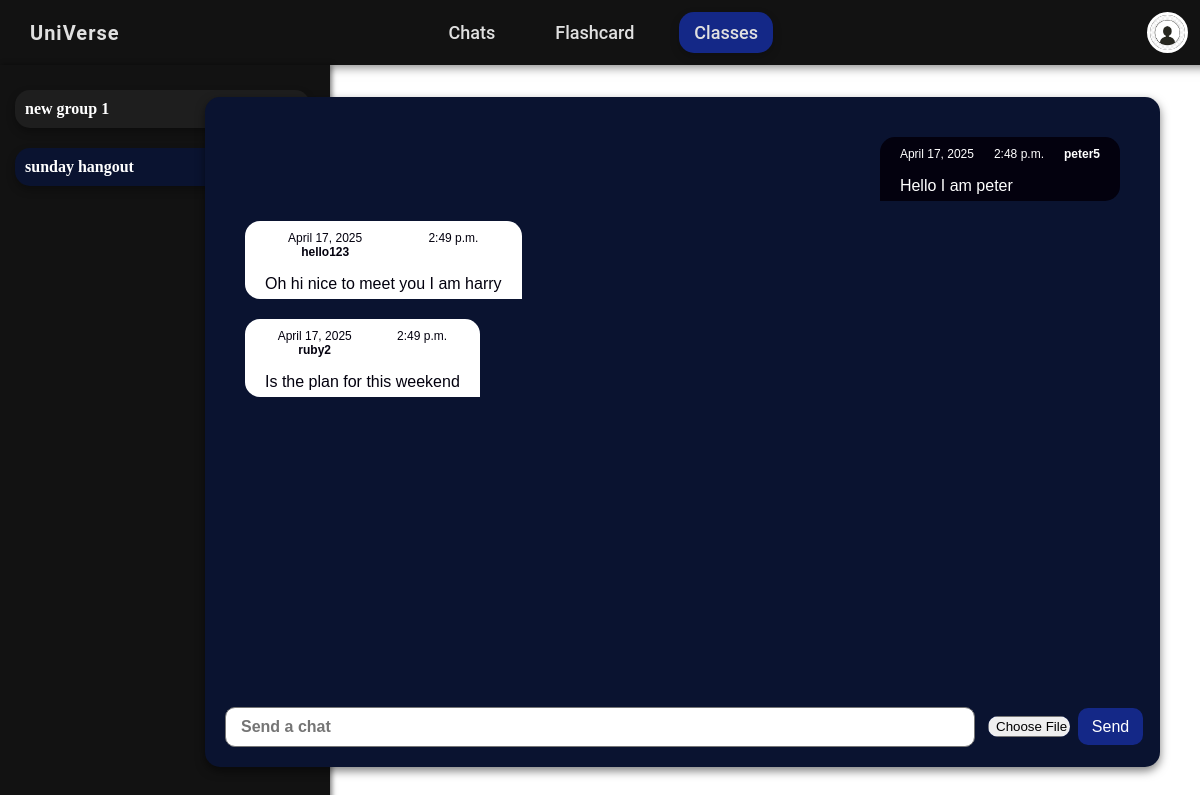
/group_chats/13 (signed in), run on the app's committed database.
### UniVerse/models.py (models this page shows)
class groupChat(models.Model):
    name = models.CharField(max_length=20, default="")
    members = models.ManyToManyField(User)
    channel_name = models.TextField()

class GroupMessage(models.Model):
    group = models.ForeignKey('groupChat', on_delete=models.CASCADE, related_name='messages')
    sender = models.ForeignKey(User, on_delete=models.CASCADE, related_name='group_messages')
    message = models.TextField(max_length=200)
    image = models.ImageField(upload_to='group_images/', blank=True, null=True)
    date = models.DateField(null=True)
    time = models.TimeField(null=True)

### UniVerse/views.py (the view)
# urls.py: path('group_chats/<int:id>', views.GroupChats.as_view(), name="group_chats"),
class GroupChats(View):
    def get(self, request, id):
        if request.user.is_authenticated:
            me = request.user
            groups = models.groupChat.objects.filter(members=request.user).exclude(
                name__in=["Class_A", "Class_B", "Class_C"]
            )
            group = models.groupChat.objects.get(id=id)
            messages = models.GroupMessage.objects.filter(group=group).order_by("date", "time")
            me_profile = models.UserProfile.objects.get(user=me)
            friends = list(me_profile.friends.all())
            users = []
            for friend in friends:
                friend_username = friend.user.username
                friend_user = User.objects.get(username=friend_username)
                users.append(friend_user)
            context = {"groups":groups,
                        "group_id":id,
                        "messages":messages,
                        "me":me,
                        "users":users}
            return render(request=request, template_name="UniVerse/group_chats.html", context=context)
        return redirect("main")

### UniVerse/templates/UniVerse/group_chats.html (shortened to what this page needs)
{% load static %}
<!DOCTYPE html>
<html lang="en">
<head>
</head>
<body>
    <header>
        <div class="website-name">UniVerse</div>
        <nav class="nav-tabs">
            <a href="/chats" class="nav-tab">Chats</a>
            <a href="/flashcard" class="nav-tab">Flashcard</a>
            <a href="/classes" class="current-tab">Classes</a>
        </nav>
        <div class="profile" onclick="window.location.href='/account'">
            <img src="{% static 'UniVerse/face.png' %}" alt="Profile Picture">
        </div>
    </header>
    <div class="friend-list">
        {% for group in groups %}
            {% if group.id == group_id %}
                <a href="/group_chats/{{ group.id }}">
                    <friendsection style="background-color: rgb(10, 19, 48);">
                        <div>
                            <span style="font-weight: bold; color:white;">{{ group.name }}</span>
                        </div>
                    </friendsection>
                </a>
            {% else %}
                <a href="/group_chats/{{ group.id }}">
                    <friendsection>
                        <div>
                            <span style="font-weight: bold; color:white;">{{ group.name }}</span>
                        </div>
                    </friendsection>
                </a>
            {% endif %}
        {% endfor %}
    </div>
    <div class="chat-box">
        <main id="messages-area">
            {% for message in messages %}
                {% if message.sender == me %}
                    <section class="to">
                        <div class="details">
                            <p>{{ message.date }}</p>
                            <p>{{ message.time }}</p>
                            <p><strong>{{ message.sender }}</strong></p>
                        </div>
                        <div class="message">
                            <p style="overflow-wrap: anywhere;">{{ message.message }}</p>
                        </div>
                    </section>
                {% else %}
                    <section class="from">
                        <div class="details">
                            <p>{{ message.date }}</p>
                            <p>{{ message.time }}</p>
                            <p><strong>{{ message.sender }}</strong></p>
                        </div>
                        <div class="message">
                            <p style="overflow-wrap: anywhere;">{{ message.message }}</p>
                        </div>
                    </section>
                {% endif %}
            {% endfor %}
        </main>
        <textarea name="text" placeholder="Send a chat" oninput="this.style.height = ''; this.style.height = this.scrollHeight +'px'" id="the-message-to-send"></textarea>
        <input class="image-attachment-button" id="image-input" type="file">
        <button class="send-button" id="send-message-button">Send</button>
    </div>
</body>
</html>

### data on the page
groupChat: name "new group 1"
groupChat: name "sunday hangout"
GroupMessage: date "April 17, 2025", time "2:48 p.m.", sender "peter5", message "Hello I am peter"
GroupMessage: date "April 17, 2025", time "2:49 p.m.", sender "hello123", message "Oh hi nice to meet you I am harry"
GroupMessage: date "April 17, 2025", time "2:49 p.m.", sender "ruby2", message "Is the plan for this weekend"
